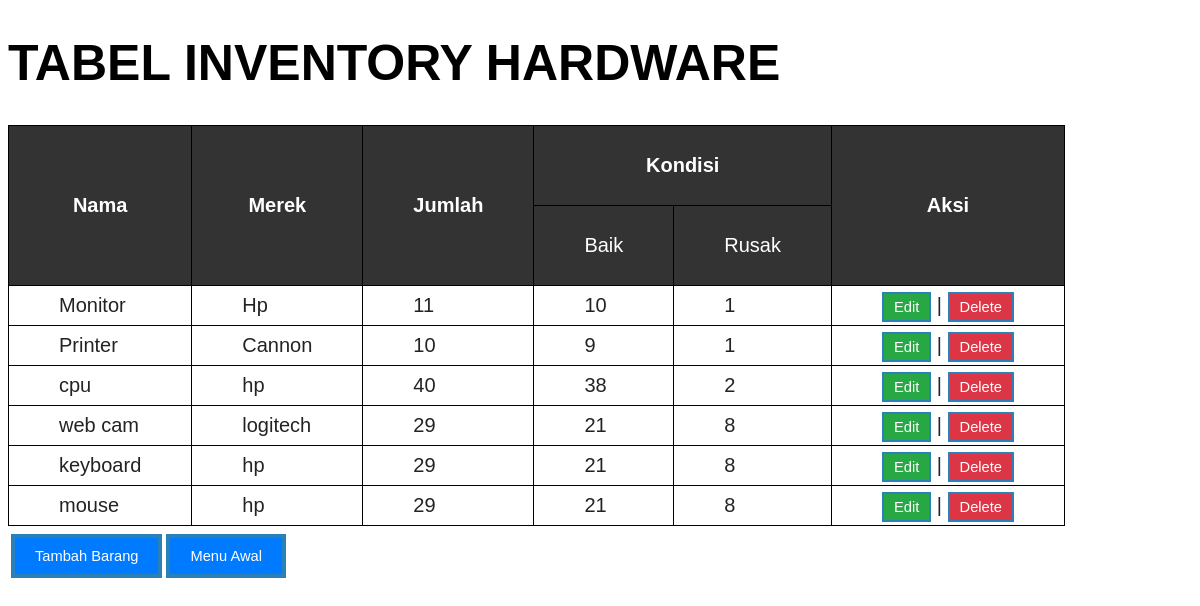
The page /Index2.php on the database its author committed.
### tables this page shows
CREATE TABLE `tbarang` (
  `id` int(11) NOT NULL,
  `nama` varchar(50) NOT NULL,
  `merek` varchar(50) NOT NULL,
  `baik` int(100) NOT NULL,
  `rusak` int(100) NOT NULL,
  `jumlah` int(11) NOT NULL
);

### Index2.php (the view, shortened to what this page needs)
<!DOCTYPE html>
<html>
<head>
    <link rel="stylesheet" type="text/css" href="noob.css">
</head>
<h1 class="a3">TABEL INVENTORY HARDWARE</h1>
<?php
include_once("config.php");
$result = mysqli_query($mysqli, "SELECT * FROM tbarang ORDER BY id DESC");
?>
<html>
<head>
</head>
<body>
    <table class="table1">
    <tr>
        <th style="text-align:center" rowspan="2"><p>Nama</p></th>
        <th style="text-align:center" rowspan="2"><p>Merek</p></th>
        <th style="text-align:center" rowspan="2"><p>Jumlah</p></th>
        <th style="text-align:center" colspan="2"><p>Kondisi</p></th>
        <th style="text-align:center" rowspan="2"><p>Aksi</p></th>
    </tr>
    <tr>
        <td class="a2" style="text-align:center"><p>Baik</p></td>
        <td class="a2" style="text-align:center"><p>Rusak</p></td>
    </tr>
    <?php
    while($user_data = mysqli_fetch_array($result)) {
        echo "<tr>";
        echo "<td>".$user_data['nama']."</td>";
        echo "<td>".$user_data['merek']."</td>";
        echo "<td>".$user_data['jumlah']."</td>";
        echo "<td>".$user_data['baik']."</td>";
        echo "<td>".$user_data['rusak']."</td>";
        echo "<td><a href='edit.php?id=$user_data[id]' class='a5'></a> | <a href='delete.php?id=$user_data[id]' class='a6'></a></td></tr>";
    }
    ?>
    </table>
    <br>
  <table>
    <td><a href="add.php" class="a1"></a></td>
    <td><a href="index.php" class="a4"></a></td>
  </table>
</body>
</html>

### noob.css (style rules this page uses)
.table1 { font-family: "Gill Sans", sans-serif; font-style: bold; font-size: 20px; color: #232323; border-collapse: collapse; }
.table1 th { border: 1px solid #000000; padding: 8px 50px; background-color: #333333; }
.table1 p { color: #ffffff; }
.table1 td { border: 1px solid #000000; padding: 8px 50px; }
.a3 { font-family: "Gill Sans", sans-serif; font-style: bold; font-size: 50px; align-items: center; }
.a2 { background-color: #333333; }
.a2 p { color: #ffffff; }
.a1 { background:#007bff; color: #FFFFFF; background-color: #007bff; border-top:4px solid #2A80B9; border-left:4px solid #2A80B9; border-right:4px solid #2A80B9; border-bottom:4px solid #2A80B9; padding:10px 20px; text-decoration:none; font-family:sans-serif; font-size:11pt; }
.a1:before { color: #FFFFFF; content: "Tambah Barang"; }
.a4 { background:#007bff; color: #FFFFFF; background-color: #007bff; border-top:4px solid #2A80B9; border-left:4px solid #2A80B9; border-right:4px solid #2A80B9; border-bottom:4px solid #2A80B9; padding:10px 20px; text-decoration:none; font-family:sans-serif; font-size:11pt; }
.a4:before { color: #FFFFFF; content: "Menu Awal"; }
.a5 { background:#28a745; color: #FFFFFF; background-color: #28a745; border-top:2px solid #2A80B9; border-left:2px solid #2A80B9; border-right:2px solid #2A80B9; border-bottom:2px solid #2A80B9; padding:5px 10px; text-decoration:none; font-family:sans-serif; font-size:11pt; }
.a5:before { color: #FFFFFF; content: "Edit"; }
.a6 { background:#dc3545; color: #FFFFFF; background-color: #dc3545; border-top:2px solid #2A80B9; border-left:2px solid #2A80B9; border-right:2px solid #2A80B9; border-bottom:2px solid #2A80B9; padding:5px 10px; text-decoration:none; font-family:sans-serif; font-size:11pt; }
.a6:before { color: #FFFFFF; content: "Delete"; }

### rows shown on the page
tbarang: nama "Monitor", merek "Hp", jumlah "11", baik "10", rusak "1"
tbarang: nama "Printer", merek "Cannon", jumlah "10", baik "9", rusak "1"
tbarang: nama "cpu", merek "hp", jumlah "40", baik "38", rusak "2"
tbarang: nama "web cam", merek "logitech", jumlah "29", baik "21", rusak "8"
tbarang: nama "keyboard", merek "hp", jumlah "29", baik "21", rusak "8"
tbarang: nama "mouse", merek "hp", jumlah "29", baik "21", rusak "8"
